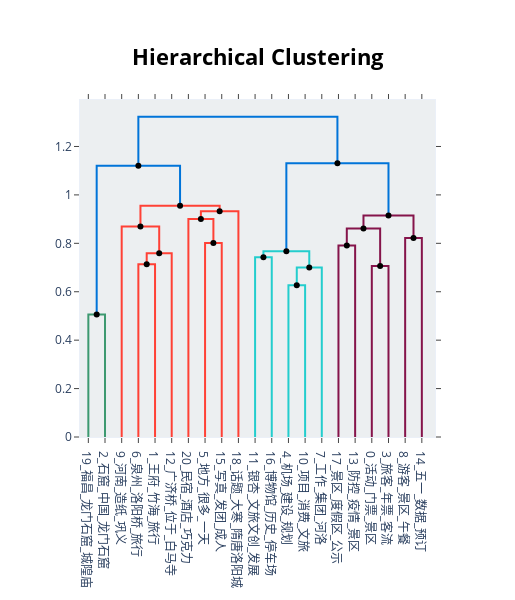

This figure's notebook cell:
### Markdown cell above
# 参数：方向

### Code cell
topic_model.visualize_hierarchy(hierarchical_topics=hierarchical_topics, orientation='bottom')

### Figure 1 — Plotly figure (JSON) as saved in the notebook; plotly's stock layout.template omitted (floating-point values rounded to 4 significant figures)
{"data": [{"hoverinfo": "text", "marker": {"color": "rgb(61,153,112)"}, "mode": "lines", "text": ["福昌_龙门石窟_城隍庙_龙门_博物馆", "", "", "石窟_中国_龙门石窟_艺术_世界"], "type": "scatter", "x": [5, 5, 15, 15], "xaxis": "x", "y": [0, 0.5058, 0.5058, 0], "yaxis": "y"}, {"hoverinfo": "text", "marker": {"color": "rgb(255,65,54)"}, "mode": "lines", "text": ["泉州_洛阳桥_旅行_历史_济南", "", "", "王府_竹海_旅行_河南_景区"], "type": "scatter", "x": [35, 35, 45, 45], "xaxis": "x", "y": [0, 0.7136, 0.7136, 0], "yaxis": "y"}, {"hoverinfo": "text", "marker": {"color": "rgb(255,65,54)"}, "mode": "lines", "text": ["旅行_王府_竹海_泉州_河南", "", "", "广济桥_位于_白马寺_建筑_鸡冠"], "type": "scatter", "x": [40, 40, 55, 55], "xaxis": "x", "y": [0.7136, 0.759, 0.759, 0], "yaxis": "y"}, {"hoverinfo": "text", "marker": {"color": "rgb(255,65,54)"}, "mode": "lines", "text": ["河南_造纸_巩义_历史_龙亭", "", "", "旅行_历史_河南_中国_泉州"], "type": "scatter", "x": [25, 25, 47.5, 47.5], "xaxis": "x", "y": [0, 0.8693, 0.8693, 0.759], "yaxis": "y"}, {"hoverinfo": "text", "marker": {"color": "rgb(255,65,54)"}, "mode": "lines", "text": ["地方_很多_一天_一点_已经", "", "", "写真_发团_成人_儿童_地点"], "type": "scatter", "x": [75, 75, 85, 85], "xaxis": "x", "y": [0, 0.8011, 0.8011, 0], "yaxis": "y"}, {"hoverinfo": "text", "marker": {"color": "rgb(255,65,54)"}, "mode": "lines", "text": ["民宿_酒店_巧克力_孩子_余舍", "", "", "地方_西安_很多_一天_写真"], "type": "scatter", "x": [65, 65, 80, 80], "xaxis": "x", "y": [0, 0.9006, 0.9006, 0.8011], "yaxis": "y"}, {"hoverinfo": "text", "marker": {"color": "rgb(255,65,54)"}, "mode": "lines", "text": ["民宿_酒店_地方_西安_很多", "", "", "话题_大寒_隋唐洛阳城_同安_风起"], "type": "scatter", "x": [72.5, 72.5, 95, 95], "xaxis": "x", "y": [0.9006, 0.9325, 0.9325, 0], "yaxis": "y"}, {"hoverinfo": "text", "marker": {"color": "rgb(255,65,54)"}, "mode": "lines", "text": ["旅行_历史_河南_中国_泉州", "", "", "酒店_民宿_地方_感受_体验"], "type": "scatter", "x": [36.25, 36.25, 83.75, 83.75], "xaxis": "x", "y": [0.8693, 0.9552, 0.9552, 0.9325], "yaxis": "y"}, {"hoverinfo": "text", "marker": {"color": "rgb(0,116,217)"}, "mode": "lines", "text": ["龙门石窟_石窟_中国_艺术_世界", "", "", "旅行_河南_历史_中国_地方"], "type": "scatter", "x": [10, 10, 60, 60], "xaxis": "x", "y": [0.5058, 1.121, 1.121, 0.9552], "yaxis": "y"}, {"hoverinfo": "text", "marker": {"color": "rgb(35,205,205)"}, "mode": "lines", "text": ["银杏_文旅文创_发展_大会_中国", "", "", "博物馆_历史_停车场_白马寺_建设"], "type": "scatter", "x": [105, 105, 115, 115], "xaxis": "x", "y": [0, 0.7426, 0.7426, 0], "yaxis": "y"}, {"hoverinfo": "text", "marker": {"color": "rgb(35,205,205)"}, "mode": "lines", "text": ["机场_建设_规划_项目_自驾车", "", "", "项目_消费_文旅_发展_建设"], "type": "scatter", "x": [125, 125, 135, 135], "xaxis": "x", "y": [0, 0.6267, 0.6267, 0], "yaxis": "y"}, {"hoverinfo": "text", "marker": {"color": "rgb(35,205,205)"}, "mode": "lines", "text": ["项目_建设_机场_国家_发展", "", "", "工作_集团_河洛_建设_投资"], "type": "scatter", "x": [130, 130, 145, 145], "xaxis": "x", "y": [0.6267, 0.7006, 0.7006, 0], "yaxis": "y"}, {"hoverinfo": "text", "marker": {"color": "rgb(35,205,205)"}, "mode": "lines", "text": ["博物馆_银杏_发展_中国_文旅文创", "", "", "项目_建设_发展_规划_工作"], "type": "scatter", "x": [110, 110, 137.5, 137.5], "xaxis": "x", "y": [0.7426, 0.7674, 0.7674, 0.7006], "yaxis": "y"}, {"hoverinfo": "text", "marker": {"color": "rgb(133,20,75)"}, "mode": "lines", "text": ["景区_度假区_公示_等级_评定", "", "", "防控_疫情_景区_开放_场所"], "type": "scatter", "x": [155, 155, 165, 165], "xaxis": "x", "y": [0, 0.7908, 0.7908, 0], "yaxis": "y"}, {"hoverinfo": "text", "marker": {"color": "rgb(133,20,75)"}, "mode": "lines", "text": ["活动_门票_景区_免费_时间", "", "", "旅客_年票_客流_郑州_列车"], "type": "scatter", "x": [175, 175, 185, 185], "xaxis": "x", "y": [0, 0.7068, 0.7068, 0], "yaxis": "y"}, {"hoverinfo": "text", "marker": {"color": "rgb(133,20,75)"}, "mode": "lines", "text": ["景区_防控_疫情_开放_度假区", "", "", "旅客_景区_高速_门票_年票"], "type": "scatter", "x": [160, 160, 180, 180], "xaxis": "x", "y": [0.7908, 0.8616, 0.8616, 0.7068], "yaxis": "y"}, {"hoverinfo": "text", "marker": {"color": "rgb(133,20,75)"}, "mode": "lines", "text": ["游客_景区_午餐_老君山_网友", "", "", "五一_数据_预订_增长_热门"], "type": "scatter", "x": [195, 195, 205, 205], "xaxis": "x", "y": [0, 0.8218, 0.8218, 0], "yaxis": "y"}, {"hoverinfo": "text", "marker": {"color": "rgb(133,20,75)"}, "mode": "lines", "text": ["景区_旅客_郑州_年票_高速", "", "", "游客_景区_显示_假期_五一"], "type": "scatter", "x": [170, 170, 200, 200], "xaxis": "x", "y": [0.8616, 0.9151, 0.9151, 0.8218], "yaxis": "y"}, {"hoverinfo": "text", "marker": {"color": "rgb(0,116,217)"}, "mode": "lines", "text": ["建设_项目_发展_博物馆_工作", "", "", "景区_游客_旅客_郑州_门票"], "type": "scatter", "x": [123.8, 123.8, 185, 185], "xaxis": "x", "y": [0.7674, 1.131, 1.131, 0.9151], "yaxis": "y"}, {"hoverinfo": "text", "marker": {"color": "rgb(0,116,217)"}, "mode": "lines", "text": ["中国_龙门石窟_石窟_旅行_河南", "", "", "景区_游客_项目_活动_发展"], "type": "scatter", "x": [35, 35, 154.4, 154.4], "xaxis": "x", "y": [1.121, 1.322, 1.322, 1.131], "yaxis": "y"}, {"hoverinfo": "text", "hovertext": ["旅行_王府_竹海_泉州_河南", "民宿_酒店_地方_西安_很多", "旅行_历史_河南_中国_泉州", "龙门石窟_石窟_中国_艺术_世界", "项目_建设_机场_国家_发展", "博物馆_银杏_发展_中国_文旅文创", "景区_防控_疫情_开放_度假区", "景区_旅客_郑州_年票_高速", "建设_项目_发展_博物馆_工作", "中国_龙门石窟_石窟_旅行_河南"], "marker": {"color": "black"}, "mode": "markers", "showlegend": false, "type": "scatter", "x": [40, 72.5, 36.25, 10, 130, 110, 160, 170, 123.8, 35], "y": [0.7136, 0.9006, 0.8693, 0.5058, 0.6267, 0.7426, 0.7908, 0.8616, 0.7674, 1.121]}, {"hoverinfo": "text", "hovertext": ["旅行_历史_河南_中国_泉州", "地方_西安_很多_一天_写真", "酒店_民宿_地方_感受_体验", "旅行_河南_历史_中国_地方", "项目_建设_发展_规划_工作", "旅客_景区_高速_门票_年票", "游客_景区_显示_假期_五一", "景区_游客_旅客_郑州_门票", "景区_游客_项目_活动_发展"], "marker": {"color": "black"}, "mode": "markers", "showlegend": false, "type": "scatter", "x": [47.5, 80, 83.75, 60, 137.5, 180, 200, 185, 154.4], "y": [0.759, 0.8011, 0.9325, 0.9552, 0.7006, 0.7068, 0.8218, 0.9151, 1.131]}], "layout": {"autosize": false, "height": 600, "hoverlabel": {"bgcolor": "white", "font": {"family": "Rockwell", "size": 16}}, "hovermode": "closest", "plot_bgcolor": "#ECEFF1", "showlegend": false, "title": {"font": {"color": "Black", "size": 22}, "text": "<b>Hierarchical Clustering</b>", "x": 0.5, "xanchor": "center", "yanchor": "top"}, "width": 515, "xaxis": {"mirror": "allticks", "rangemode": "tozero", "showgrid": false, "showline": true, "showticklabels": true, "tickmode": "array", "ticks": "outside", "ticktext": ["19_福昌_龙门石窟_城隍庙", "2_石窟_中国_龙门石窟", "9_河南_造纸_巩义", "6_泉州_洛阳桥_旅行", "1_王府_竹海_旅行", "12_广济桥_位于_白马寺", "20_民宿_酒店_巧克力", "5_地方_很多_一天", "15_写真_发团_成人", "18_话题_大寒_隋唐洛阳城", "11_银杏_文旅文创_发展", "16_博物馆_历史_停车场", "4_机场_建设_规划", "10_项目_消费_文旅", "7_工作_集团_河洛", "17_景区_度假区_公示", "13_防控_疫情_景区", "0_活动_门票_景区", "3_旅客_年票_客流", "8_游客_景区_午餐", "14_五一_数据_预订"], "tickvals": [5, 15, 25, 35, 45, 55, 65, 75, 85, 95, 105, 115, 125, 135, 145, 155, 165, 175, 185, 195, 205], "type": "linear", "zeroline": false}, "yaxis": {"mirror": "allticks", "rangemode": "tozero", "showgrid": false, "showline": true, "showticklabels": true, "ticks": "outside", "type": "linear", "zeroline": false}}}
